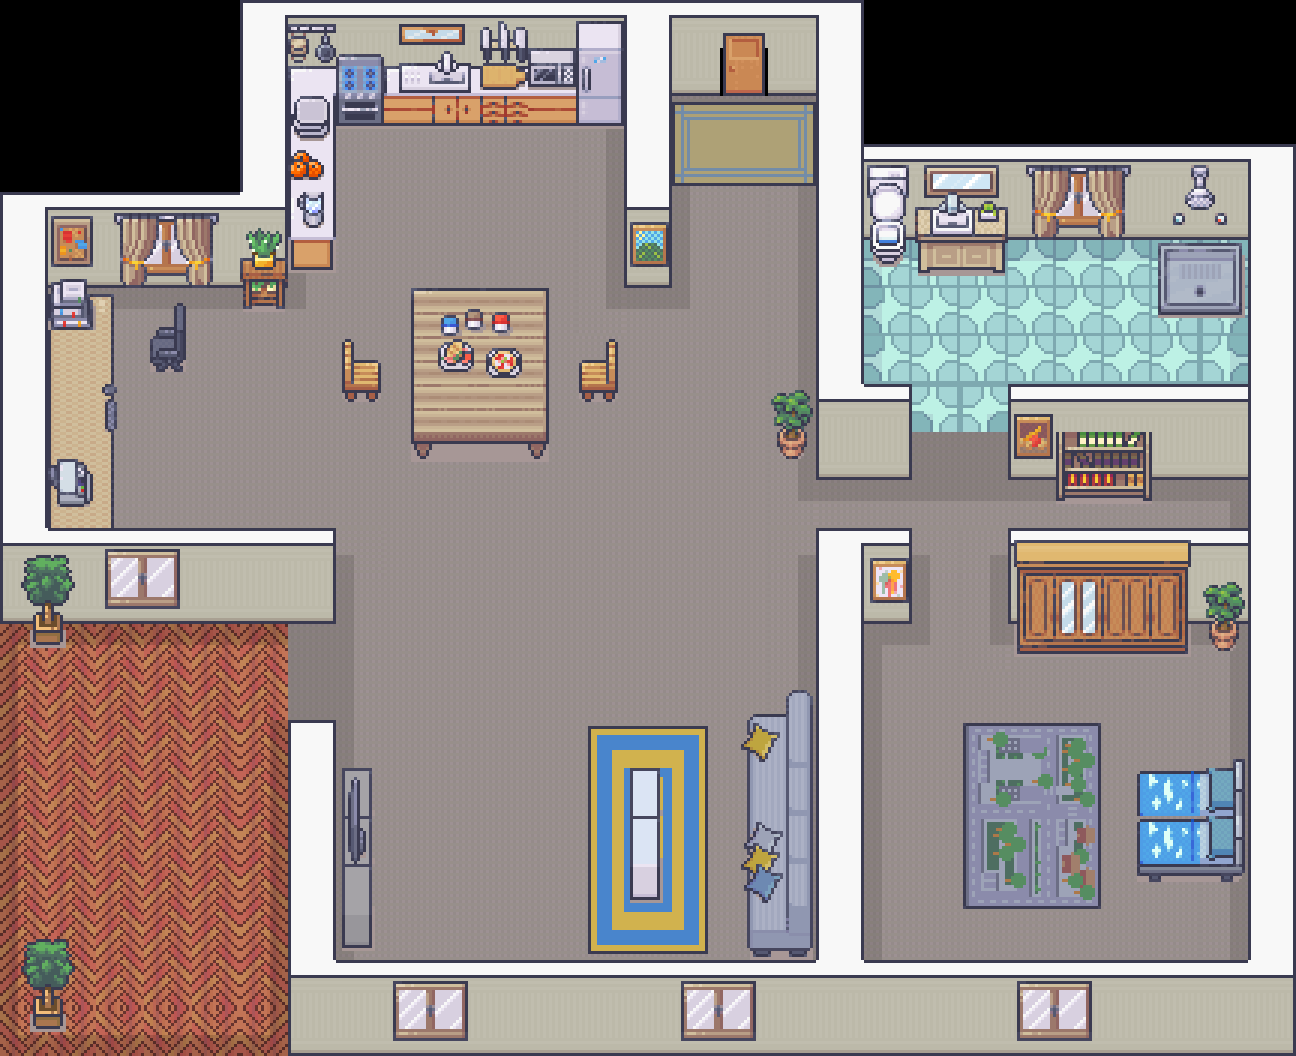

Below is a game level as drawn by its tile map, then a one-line description and the .tmx that defines it (tile-layer data replaced by summaries):
An orthogonal 27x22 tile map with 48x48 px tiles, 6 tile layers (Sol, Mur, Meuble_B, Meuble_W, ...), 7 tilesets.

<map version="1.10" tiledversion="1.11.2" orientation="orthogonal" renderorder="right-down" width="27" height="22" tilewidth="48" tileheight="48" infinite="0" nextlayerid="7" nextobjectid="1">
 <tileset firstgid="1" source="tuile/tuile_exterieur.tsx" />
 <tileset firstgid="392" source="tuile/tuile_interieur.tsx" />
 <tileset firstgid="1816" source="tuile/bureau.tsx" />
 <tileset firstgid="2664" source="tuile/salle de bain.tsx" />
 <tileset firstgid="3560" source="tuile/cuisine.tsx" />
 <tileset firstgid="4344" source="tuile/base.tsx" />
 <tileset firstgid="5144" source="tuile/chambre.tsx" />
 <layer id="2" name="Sol" width="27" height="22">
  <data>[594 cells, 400 non-empty, 15 distinct tile ids]</data>
 </layer>
 <layer id="1" name="Mur" width="27" height="22">
  <data>[594 cells, 140 non-empty, 16 distinct tile ids]</data>
 </layer>
 <layer id="3" name="Meuble_B" width="27" height="22">
  <data>[594 cells, 101 non-empty, 60 distinct tile ids]</data>
 </layer>
 <layer id="4" name="Meuble_W" width="27" height="22">
  <data>[594 cells, 37 non-empty, 19 distinct tile ids]</data>
 </layer>
 <layer id="5" name="Meuble_H" width="27" height="22">
  <data>[594 cells, 92 non-empty, 60 distinct tile ids]</data>
 </layer>
 <layer id="6" name="Meuble_T" width="27" height="22">
  <data>[594 cells, 49 non-empty, 46 distinct tile ids]</data>
 </layer>
</map>
